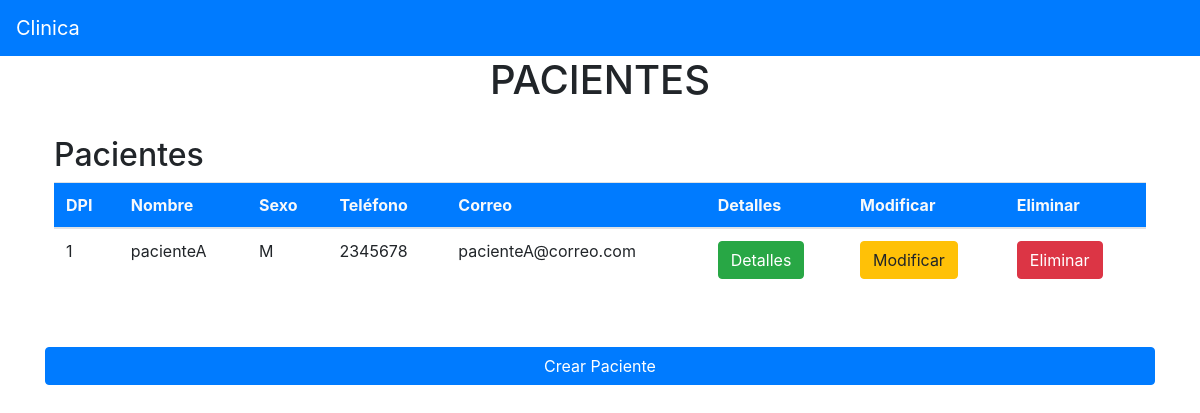
The page /index.php/paciente on the database as committed earlier.
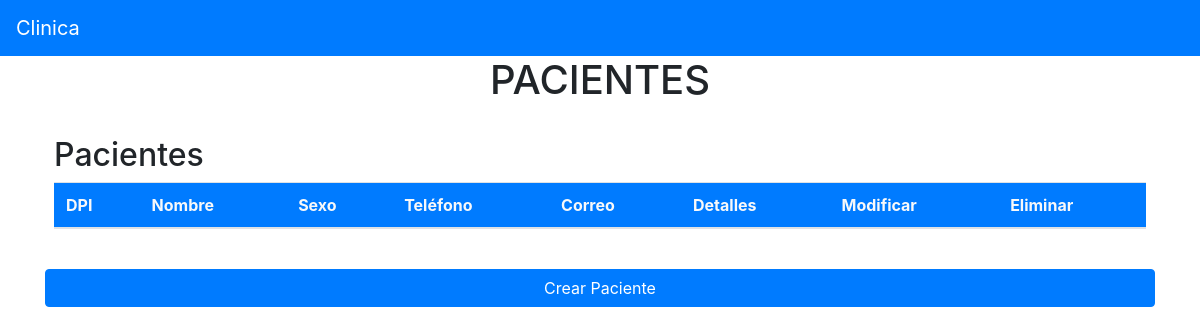
The same page on the database as committed later.
### tables this page shows
CREATE TABLE IF NOT EXISTS paciente(
	codigoPaciente INT NOT NULL AUTO_INCREMENT,
    dpi INT NOT NULL, 
    nombre VARCHAR(250) NOT NULL,
    sexo VARCHAR(1) NOT NULL,
    telefono INT,
    correo VARCHAR(100),
    estado INT NOT NULL,
    CONSTRAINT pk_paciente PRIMARY KEY(codigoPaciente),
    CONSTRAINT uk_dpi UNIQUE(dpi)
);

### application/controllers/Paciente.php (called while the page is built, shortened)
<?php
class Paciente extends CI_Controller {
    public function __construct(){
        $this->load->model('paciente_model');
        $this->load->helper('url_helper');
    }
    public function index(){
        $data['pacientes'] = $this->paciente_model->obtenerPacientes();
        $this->load->view('templates/header', $data);
        $this->load->view('paciente_view', $data);
        $this->load->view('templates/footer', $data);
    }
}

### index.php (called while the page is built, shortened)
<?php
require_once BASEPATH.'core/CodeIgniter.php';

### application/models/Paciente_model.php (called while the page is built, shortened)
<?php
class Paciente_model extends CI_Model {
    public function obtenerPacientes(){
        $query = $this->db->query('SELECT * FROM paciente WHERE estado = 0');
        return $query->result_array();
    }
}

### application/views/paciente_view.php (the view)
<div class="container">
    <h1 class="text-center">PACIENTES</h1>
    <div class="row p-4">
        <h2 class="text">Pacientes</h1>
        <div class="table-responsive">
            <table class="table">
                <thead>
                    <tr class="bg-primary">
                        <th class="text-light" scope="col">DPI</th>
                        <th class="text-light" scope="col">Nombre</th>
                        <th class="text-light" scope="col">Sexo</th>
                        <th class="text-light" scope="col">Teléfono</th>
                        <th class="text-light" scope="col">Correo</th>
                        <th class="text-light" scope="col">Detalles</th>
                        <th class="text-light" scope="col">Modificar</th>
                        <th class="text-light" scope="col">Eliminar</th>
                    </tr>
                </thead>
                <tbody>
                    <?php foreach ( $pacientes as $paciente ): ?>
                    <tr>
                        <?php echo  '<td>'.$paciente['dpi'].'</td>'?>
                        <?php echo  '<td>'.$paciente['nombre'].'</td>'?>
                        <?php echo  '<td>'.$paciente['sexo'].'</td>'?>
                        <?php echo  '<td>'.$paciente['telefono'].'</td>'?>
                        <?php echo  '<td>'.$paciente['correo'].'</td>'?>
                        <td><p><a  class="btn btn-success" href="<?php echo site_url('pacientes/ver/'.$paciente['codigoPaciente']); ?>">Detalles</a></p></td>
                        <td><p><a  class="btn btn-warning" href="<?php echo site_url('pacientes/modificar/'.$paciente['codigoPaciente']); ?>">Modificar</a></p></td>
                        <td><p><a  class="btn btn-danger" href="<?php echo site_url('pacientes/eliminar/'.$paciente['codigoPaciente']); ?>">Eliminar</a></p></td>
                    </tr>
                    <?php endforeach; ?>
                </tbody>
            </table>
        </div>
    </div>
    <button type="submit" class="btn btn-primary btn-block" onclick="location.href='<?php echo base_url();?>index.php/paciente/crear'">Crear Paciente</button>
</div>

### application/views/templates/header.php (shortened to what this page needs)
<html lang="es">
  <head>
    <link rel="stylesheet" href="https://stackpath.bootstrapcdn.com/bootstrap/4.1.3/css/bootstrap.min.css">
  </head>
  <body>
    <nav class="navbar navbar-expand-lg navbar-dark bg-primary">
        <a class="navbar-brand" href="<?php echo site_url('menu'); ?>">Clinica</a>
    </nav>

### application/views/templates/footer.php (shortened to what this page needs)
    <br>
  </body>
</html>

Rows that differ between the two databases and show on the page:
removed paciente: dpi "1", nombre "pacienteA", sexo "M", telefono "2345678", correo "pacienteA@correo.com"
